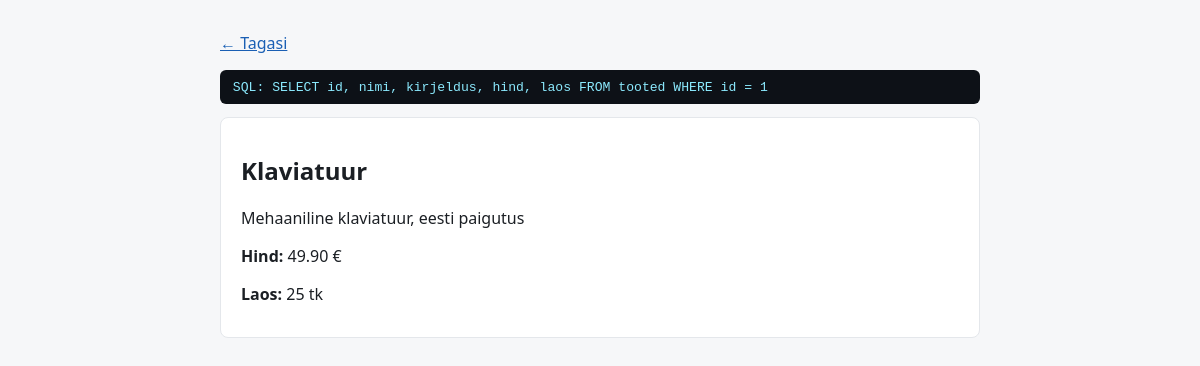
The page /toode.php on the database its author committed.
### tables this page shows
CREATE TABLE tooted (
    id        INT AUTO_INCREMENT PRIMARY KEY,
    nimi      VARCHAR(100) NOT NULL,
    kirjeldus TEXT,
    hind      DECIMAL(8,2) NOT NULL,
    laos      INT NOT NULL DEFAULT 0
);

### toode.php (the view, shortened to what this page needs)
<?php
require 'config.php';
$id = $_GET['id'] ?? '1';
$sql = "SELECT id, nimi, kirjeldus, hind, laos FROM tooted WHERE id = $id";
?>
<!DOCTYPE html>
<html lang="et">
<head>
</head>
<body>
    <p><a href="index.php">&larr; Tagasi</a></p>
    <p class="debug">SQL: <?php echo htmlspecialchars($sql); ?></p>
    <?php
    $tulemus = mysqli_query($conn, $sql);
    if (!$tulemus) {
        echo '<p class="viga">Andmebaasi viga: ' . mysqli_error($conn) . '</p>';
    } elseif (mysqli_num_rows($tulemus) === 0) {
        echo '<p>Toodet ei leitud.</p>';
    } else {
        while ($rida = mysqli_fetch_assoc($tulemus)) {
            echo '<div class="kaart">';
            echo '<h2>' . htmlspecialchars($rida['nimi']) . '</h2>';
            echo '<p>' . htmlspecialchars($rida['kirjeldus']) . '</p>';
            echo '<p><strong>Hind:</strong> ' . htmlspecialchars($rida['hind']) . ' €</p>';
            echo '<p><strong>Laos:</strong> ' . htmlspecialchars($rida['laos']) . ' tk</p>';
            echo '</div>';
        }
    }
    ?>
</body>
</html>

### toode.php (style rules this page uses)
body { font-family:system-ui,sans-serif;max-width:760px;margin:2rem auto;padding:0 1rem;background:#f6f7f9;color:#1b1f24 }
.kaart { background:#fff;padding:1rem 1.25rem;border-radius:8px;margin:.5rem 0;border:1px solid #e4e7eb }
.debug { background:#0d1117;color:#8be9fd;padding:.6rem .8rem;border-radius:6px;font-family:monospace;font-size:.82rem;overflow-x:auto }
a { color:#1a5fb4 }

### rows shown on the page
tooted: nimi "Klaviatuur", kirjeldus "Mehaaniline klaviatuur, eesti paigutus", hind "49.90", laos "25"

### other values the page prints
$sql "SELECT id, nimi, kirjeldus, hind, laos FROM tooted WHERE id = 1"
